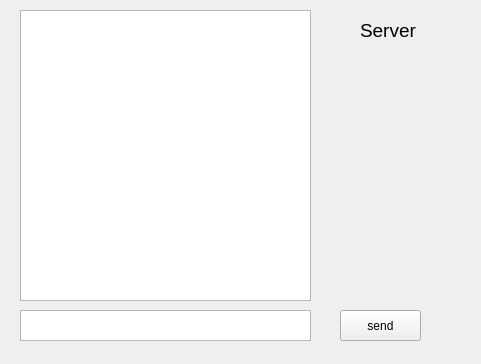
<?xml version="1.0" encoding="UTF-8"?>
<ui version="4.0">
 <class>ActiveQtServerClass</class>
 <widget class="QWidget" name="ActiveQtServerClass">
  <property name="geometry">
   <rect>
    <x>0</x>
    <y>0</y>
    <width>481</width>
    <height>364</height>
   </rect>
  </property>
  <property name="windowTitle">
   <string>ActiveQtServer</string>
  </property>
  <widget class="QPlainTextEdit" name="RecvMsgEdit">
   <property name="geometry">
    <rect>
     <x>20</x>
     <y>10</y>
     <width>291</width>
     <height>291</height>
    </rect>
   </property>
  </widget>
  <widget class="QTextEdit" name="SendMsgEdit">
   <property name="geometry">
    <rect>
     <x>20</x>
     <y>310</y>
     <width>291</width>
     <height>31</height>
    </rect>
   </property>
  </widget>
  <widget class="QPushButton" name="SendBtn">
   <property name="geometry">
    <rect>
     <x>340</x>
     <y>310</y>
     <width>81</width>
     <height>31</height>
    </rect>
   </property>
   <property name="text">
    <string>send</string>
   </property>
  </widget>
  <widget class="QLabel" name="label">
   <property name="geometry">
    <rect>
     <x>360</x>
     <y>10</y>
     <width>81</width>
     <height>41</height>
    </rect>
   </property>
   <property name="font">
    <font>
     <pointsize>14</pointsize>
    </font>
   </property>
   <property name="text">
    <string>Server</string>
   </property>
  </widget>
 </widget>
 <layoutdefault spacing="6" margin="11"/>
 <resources/>
 <connections/>
</ui>
